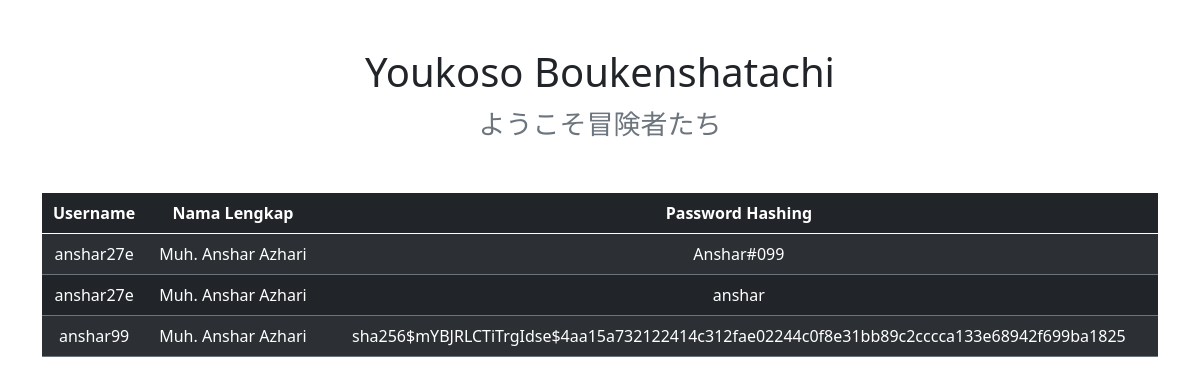
The app's page /datauser/ with its own data.
### app.py (models this page shows, shortened)
class Pengguna(dbku.Model):
    idPengguna = dbku.Column(dbku.Integer, primary_key=True)
    namaLengkap = dbku.Column(dbku.String(50), nullable=False)
    namaPengguna = dbku.Column(dbku.String(50), nullable=False)
    kataSandi = dbku.Column(dbku.String(128), nullable=False)
    @property
    def password(self):
        raise AttributeError('Password tidak bisa dibaca karena sudah di hashing')

### app.py (the view)
@app.route('/datauser/')
def data_user():
    tampilkan = Pengguna.query.all()
    return render_template('datauser.html', konten=tampilkan)

### templates/datauser.html (shortened to what this page needs)
<!doctype html>
<html lang="en">
  <head>
    <link href="https://cdn.jsdelivr.net/npm/bootstrap@5.0.2/dist/css/bootstrap.min.css" rel="stylesheet">
  </head>
  <body>
    <div class="container">
        <div class="row justify-content-center">
            <div class="col-6">
              <div class='text-center my-5'>
                <h1>Youkoso Boukenshatachi</h1>
                <div class="form-text" style='font-size:27px'>
                  ようこそ冒険者たち</div>
              </div>
            </div>
        </div>
        <div class="row justify-content-center">
            <div class="col-12">
                <table class='table table-dark table-striped text-center text-wrap border-secondary'>
                    <thead>
                        <tr>
                            <th scope="col">Username</th>
                            <th scope="col">Nama Lengkap</th>
                            <th scope="col">Password Hashing</th>
                        </tr>
                    </thead>
                    <tbody>
                        {% for pengguna in konten %}
                        <tr>
                            <td>{{pengguna.namaPengguna}}</td>
                            <td>{{pengguna.namaLengkap}}</td>
                            <td class='text-wrap'>{{pengguna.kataSandi}}</td>
                        </tr>
                        {% endfor %}
                    </tbody>
                </table>
            </div>
          </div>
    </div>
  </body>
</html>

### records on screen
Pengguna: namaPengguna "anshar27e", namaLengkap "Muh. Anshar Azhari", kataSandi "Anshar#099"
Pengguna: namaPengguna "anshar27e", namaLengkap "Muh. Anshar Azhari", kataSandi "anshar"
Pengguna: namaPengguna "anshar99", namaLengkap "Muh. Anshar Azhari", kataSandi "sha256$mYBJRLCTiTrgIdse$4aa15a732122414c312fae02244c0f8e31bb89c2cccca133e68942f699ba1825"
